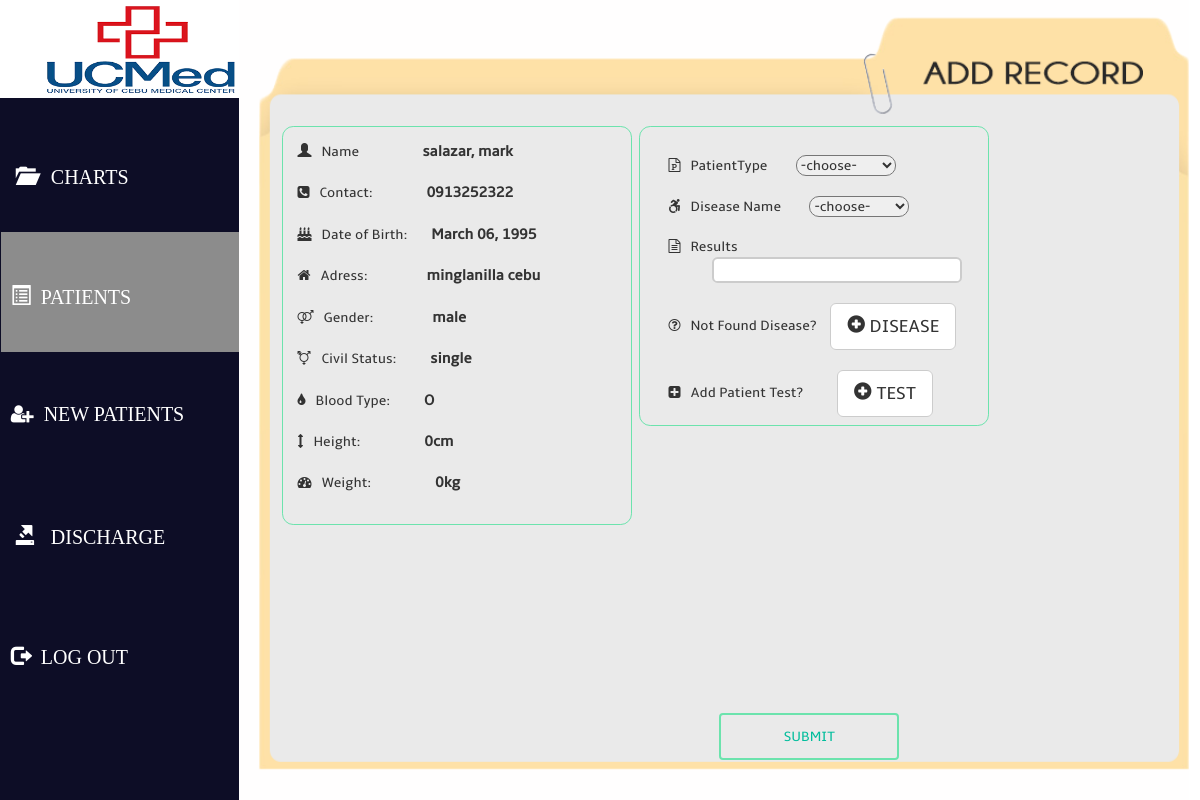
Before: /updatepatient.php?pid=2 (signed in) with the older database file.
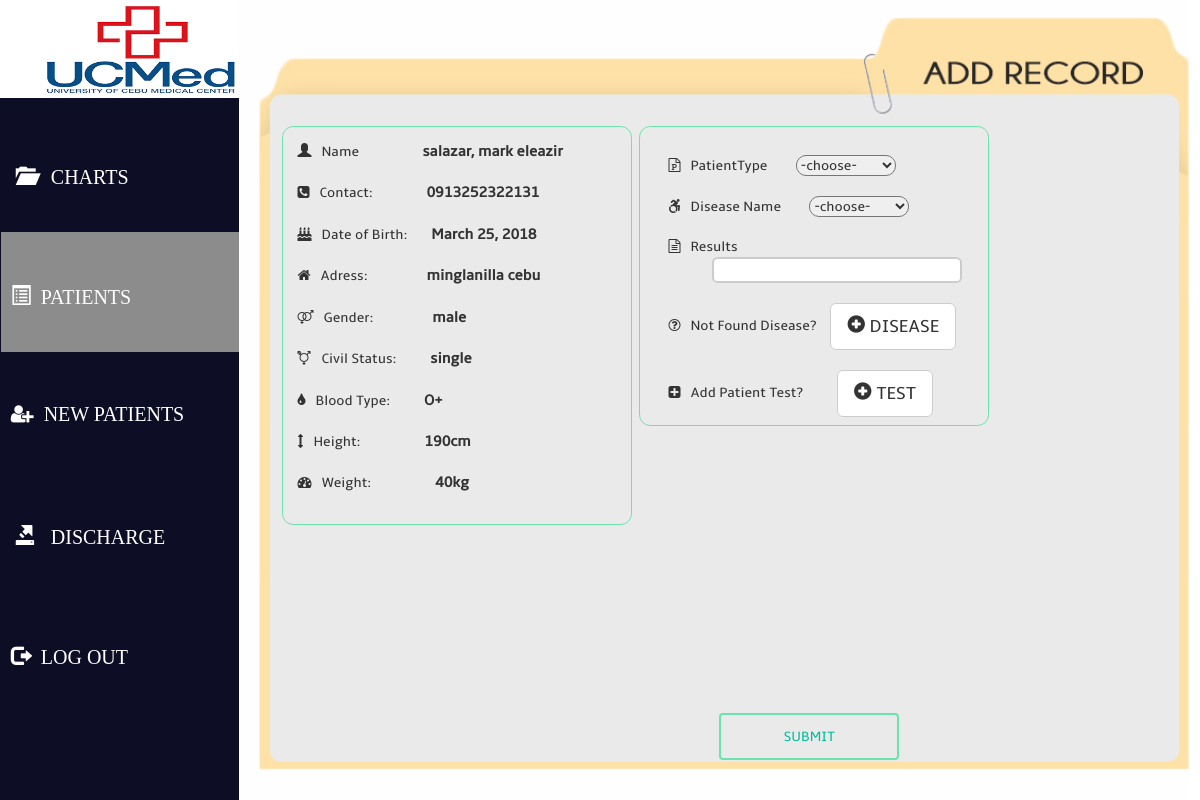
After: the same page with the newer database file.
### tables this page shows
CREATE TABLE `patients` (
  `patient_id` int(11) NOT NULL,
  `patient_Fname` varchar(100) NOT NULL,
  `patient_Lname` varchar(100) NOT NULL,
  `patient_contact` varchar(100) NOT NULL,
  `address` varchar(100) NOT NULL,
  `gender` enum('male','female','','') NOT NULL,
  `birthdate` date NOT NULL,
  `civil_status` enum('married','single','widowed','') NOT NULL,
  `patient_BloodType` varchar(100) NOT NULL,
  `patient_height` float NOT NULL,
  `patient_weight` float NOT NULL
);

### updatepatient.php (the view, shortened to what the changed rows need)
<?php
    require("connect.php");
    if(isset($_GET['pid'])){
            $querypatient = "SELECT * FROM patients WHERE patient_id =".$_GET['pid'];
            $result=mysqli_query($conn,$querypatient);
            $row=mysqli_fetch_assoc($result);
            $date = strtotime($row['birthdate']);
            $dob = date("F d, Y", $date);
     }
?>
<html>
<head>
    <link rel="stylesheet" type="text/css" href="css/bootstrap.min.css"/>
    <link rel="stylesheet" type="text/css" href="css/npatient.css"/>
    <link rel="stylesheet" type="text/css" href="css/font-awesome.min.css"/>
</head>
<body>
<div class="container-fluid header">
     <div class="row">
         <div class="  col-sm-offset-0">
                <h2> <img src="img/logos.png" id="logo"></h2>
        </div>
   </div>
</div>
 <div class="row whole">
 <div class="col-md-10 content12" id="content">
     <div class="col-md-1 box1">
                 <b> <span style="margin-left:60px;font-size:15px;"> <?php echo $row['patient_Lname'].", ".$row['patient_Fname'];?></span></b>
            <br> <br>
                 <b> <span style="margin-left:50px;font-size:15px;"> <?php echo $row['patient_contact'];?></span></b>
             <br><br>
                <span class="fa fa-birthday-cake"></span><span class = "aplabel">Date of Birth:</span><b>
                 <span style="margin-left:20px;font-size:15px;"> <?php echo $dob;?></span></b>
                     <br><br>
                   <b> <span style="margin-left:55px;font-size:15px;"> <?php echo $row['address'];?></span></b>
             <br> <br>
                   <b> <span style="margin-left:55px;font-size:15px;"> <?php echo $row['gender'];?></span></b>
             <br> <br>
                   <b> <span style="margin-left:30px;font-size:15px;"> <?php echo $row['civil_status'];?></span></b>
             <br> <br>
                   <b> <span style="margin-left:30px;font-size:15px;"> <?php echo $row['patient_BloodType'];?></span></b>
             <br> <br>
                   <b> <span style="margin-left:60px;font-size:15px;"> <?php echo $row['patient_height'];?>cm</span></b>
             <br> <br>
                   <b> <span style="margin-left:60px;font-size:15px;"> <?php echo $row['patient_weight'];?>kg</span></b>
             <br> <br>
   </div>
     </div>
</div>
</body>
</html>

Changed rows visible on the page:
changed patients "salazar": patient_Fname "mark" → "mark eleazir"; patient_contact "0913252322" → "0913252322131"; birthdate "March 06, 1995" → "March 25, 2018"; patient_BloodType "O" → "O+"; patient_height "0" → "190"; patient_weight "0" → "40"
